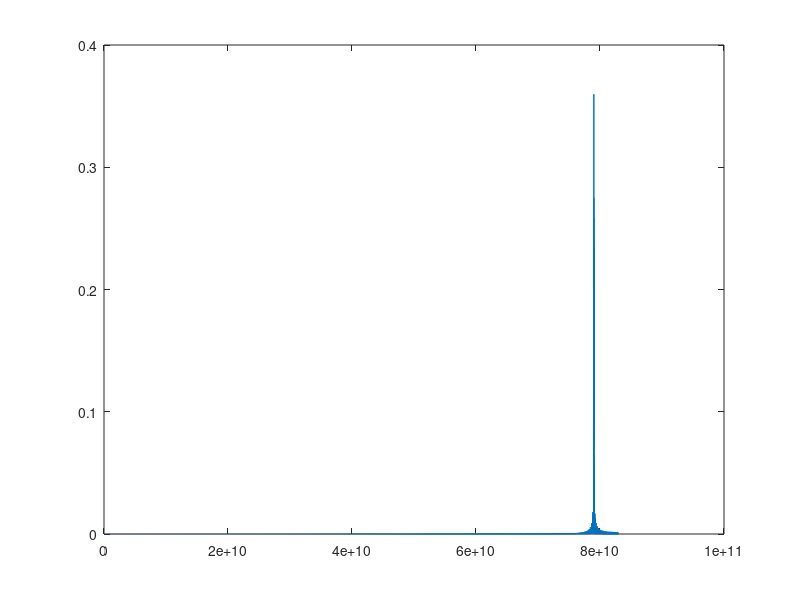

MATLAB code for this plot:
% Radar Tranceiver Spread Spectrum
clear all 
close all
clc

% Initialize parameters
% Define BW/2 (fc) a value that wil give a achievable range resolution of
% 0.1m
fc = 1.5e9;
fs = 2*fc;          % Since signal highest frequency element is fc then we sample at 2*fc
tc = 1/fc;
% Define the number of bits in the code to give a suported unambigous range
% of Rmax ~100m
N = 1024;

Tp = N*tc;                  % Length of signal in seconds
L = Tp*fc;                  % Length of signal in samples
t = (0:L-1)*tc;             % Time vector


PRBS = round(rand(1,N));
plot(t,PRBS)
axis([0 7e-7 -.5 1.5]);
title('Pseudorandom Spreading Code For Transceiver')
xlabel('Time [s]');
ylabel('Value');


%%
% Define Y as FFT of X
% Y = fft(PRBS);
M = size(PRBS, 2);
NFFT = 2^nextpow2(M); % Next power of 2 from length of y
outfft = fft(PRBS,NFFT);
f = fs*linspace(0,1,NFFT/2+1);
P2 = abs(outfft/NFFT);
P1 = P2(:,1:NFFT/2+1);
P1(:,2:end-1) = 2*P1(:,2:end-1);
plot(f,P1)
% plot(f,y_mag(1:size(f,2))/size(f,2));
% title('Frequency Response')
% xlabel('Frequency [Hz]');


%%
clear all
close all
clc
% PN Code Parameters
N = 8;
PRBS = round(rand(1,N));
fc = 1.5e9;
Tp = N/fc;
% Carrier Parameters
c_fo = 79e9;
c_Fs = 2.1*c_fo;                  % Sampling frequency
c_T = 1/c_Fs;                     % Sampling period
c_L = c_Fs*Tp;                    % Length of signal in samples
c_t = (0:c_L-1)*c_T;              % Time vector
% define a scaling factor to expand array size of DSSS code to carrier size
sf = c_L/N;
% Define 
c = cos(2*pi*c_fo*c_t);           
c2 = cos(2*pi*c_fo*c_t+pi);
%% Scale DSSS array appropriately
for k = 1:N;
    if k == 1
        PRBS_new(1:1:round(sf)) = PRBS(1,1);
    else
        PRBS_new((k-1)*round(sf)+1:1:k*round(sf)) = PRBS(1,k);
    end
end

%% Mix the signals to create DSSS signal
dsss_sig = [];
for k=1:c_L
    if PRBS_new(1,k) == 0
        dsss_sig = [dsss_sig c];
    else
        dsss_sig = [dsss_sig c2];
    end
end
%%
dsss_n = 2^nextpow2(size(dsss_sig,2));
dsss_spectrum = fft(dsss_sig,dsss_n);
dsss_spectrum_mag = abs(dsss_spectrum/dsss_n);
dsss_spectrum_s = dsss_spectrum_mag(:,1:dsss_n/2+1);
dsss_spectrum_s(:,2:end-1) = 2*dsss_spectrum_s(:,2:end-1);
plot(0:(c_Fs/dsss_n):(c_Fs/2-c_Fs/dsss_n),dsss_spectrum_s(1:dsss_n/2))



